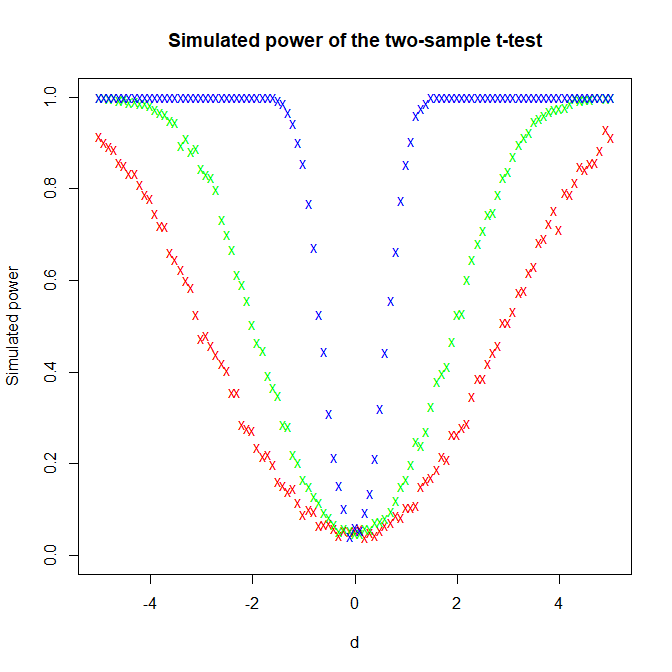

Reproduce this figure in R.
alpha = 5 * 0.01

n_array = c(10, 20, 20)
sigma_array = c(3, 3, 1)
array_length = 3

d_array = seq(-5, 5, 0.1)

simulation_number = 1000

two_sample_t_test <- function(n, d, sigma)
{
    x = rnorm(n, mean=0, sd=sigma)  
    y = rnorm(n, mean=d, sd=sigma)
    z = x - y

    t = mean(z) / (sd(z) / sqrt(n))

    t_quantile = qt(alpha/2, df=n - 1, lower.tail=FALSE)

    t_quantile < abs(t)
}

two_sample_t_test = Vectorize(two_sample_t_test, "d")

plot(
    1,
    type="n",
    xlab="d", ylab="Simulated power",
    main="Simulated power of the two-sample t-test",
    xlim=c(-5,5), ylim=c(0,1)
)

col_array <- c("red", "green", "blue")

for (i in 1:array_length)
{
    n = n_array[i]
    sigma = sigma_array[i]

    result = rowSums(
        replicate(simulation_number, two_sample_t_test(n, d_array, sigma))
    ) / simulation_number

    col = col_array[i]
    points(d_array, result, col=col, pch="x")
}
